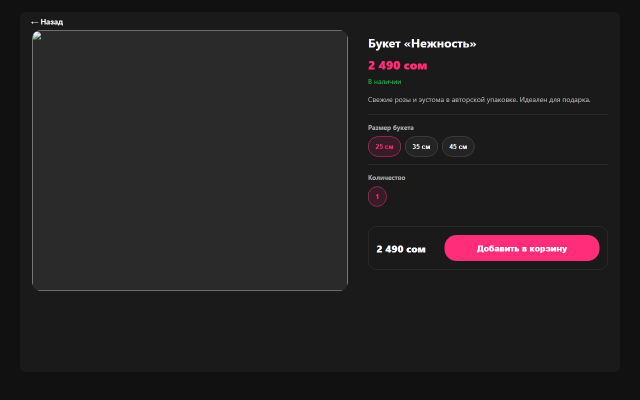
#> input picture assets/px-v2-desktop-qa.png, 1280 x 800 px, given in place of d6db79_images_image-34252b3a-a91a-47e1-b8fa-2089af4b777c.png, which was not available (shown at 1/2 size)
$ python buildBarsHeroBanner.py
#> lines starting #> are read from the running program, lines starting #| are printed output that depends on the picture; pictures that were not available may be replaced by others from this repository, and a replacement may not be noted
"""Build a sharp landscape BARS hero background (photo only, no baked text)."""
from __future__ import annotations

from pathlib import Path

from PIL import Image, ImageEnhance, ImageFilter

ROOT = Path(__file__).resolve().parents[1]
SRC = Path(
    r"C:\Users\zhyrg\.cursor\projects\c-Projects-miniapp\assets"
    r"\c__Users_zhyrg_AppData_Roaming_Cursor_User_workspaceStorage_32d2d5065dd90db95131fc470ed6db79"
    r"_images_image-34252b3a-a91a-47e1-b8fa-2089af4b777c.png"
)
OUT_ASSET = ROOT / "frontend" / "src" / "assets" / "bars-hero-banner.png"
OUT_PUBLIC = ROOT / "frontend" / "public" / "bars-hero-banner.png"
TARGET_SIZE = (1920, 840)


def _fix_top_right_icon(img: Image.Image) -> Image.Image:
    w, h = img.size
    out = img.copy()
    ref = img.crop((int(w * 0.72), int(h * 0.32), w, int(h * 0.48)))
    patch = ref.resize((w - int(w * 0.80), int(h * 0.14)), Image.Resampling.LANCZOS)
    mask = Image.new("L", patch.size, 255).filter(ImageFilter.GaussianBlur(radius=2))
    out.paste(patch, (int(w * 0.80), 0), mask)
    return out


def build() -> None:
    src = Image.open(SRC).convert("RGB")
#> src is the input picture: PIL image 1280x800 RGB; mean R, G, B 35, 31.7, 32.9
    sw, sh = src.size
#> sw = 1280; sh = 800

    upscale_h = 3200
    scale = upscale_h / sh
#> scale = 4
    up = src.resize((int(sw * scale), upscale_h), Image.Resampling.LANCZOS)
    up = _fix_top_right_icon(up)
#> in _fix_top_right_icon, `ref = img.crop((int(w * 0.72), int(h * 0.32), w, int(h * 0.48)))`:
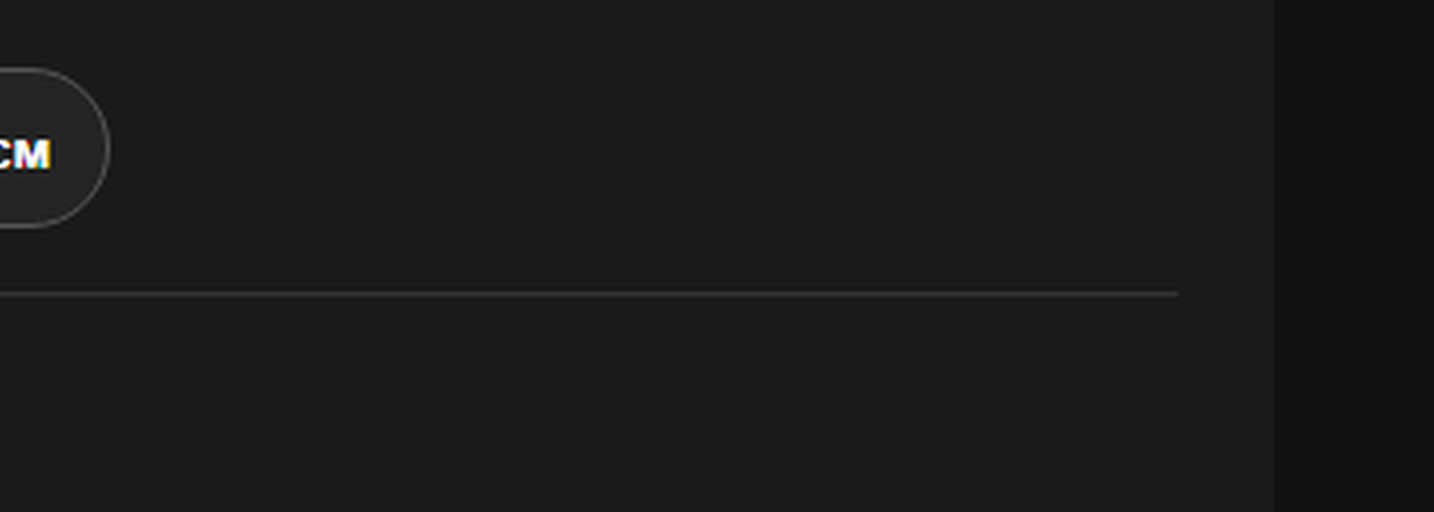
#> ref: PIL image 1434x512 RGB; mean R, G, B 25.7, 25.7, 25.7
#> in _fix_top_right_icon, `patch = ref.resize((w - int(w * 0.80), int(h * 0.14)), Image.Resamplin..`:
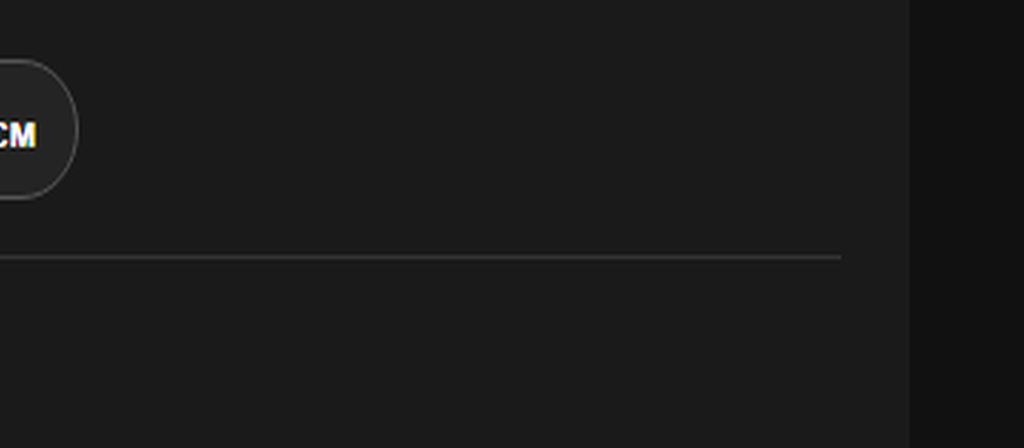
#> patch: PIL image 1024x448 RGB; mean R, G, B 25.7, 25.7, 25.7
#> in _fix_top_right_icon, `mask = Image.new("L", patch.size, 255).filter(ImageFilter.GaussianBlur..`: mask: PIL image 1024x448 L; every value is 255

    uw, uh = up.size
#> uw = 5120; uh = 3200
    # Model is on the left; drop the baked typography on the right.
    crop = up.crop((0, 0, int(uw * 0.74), uh))
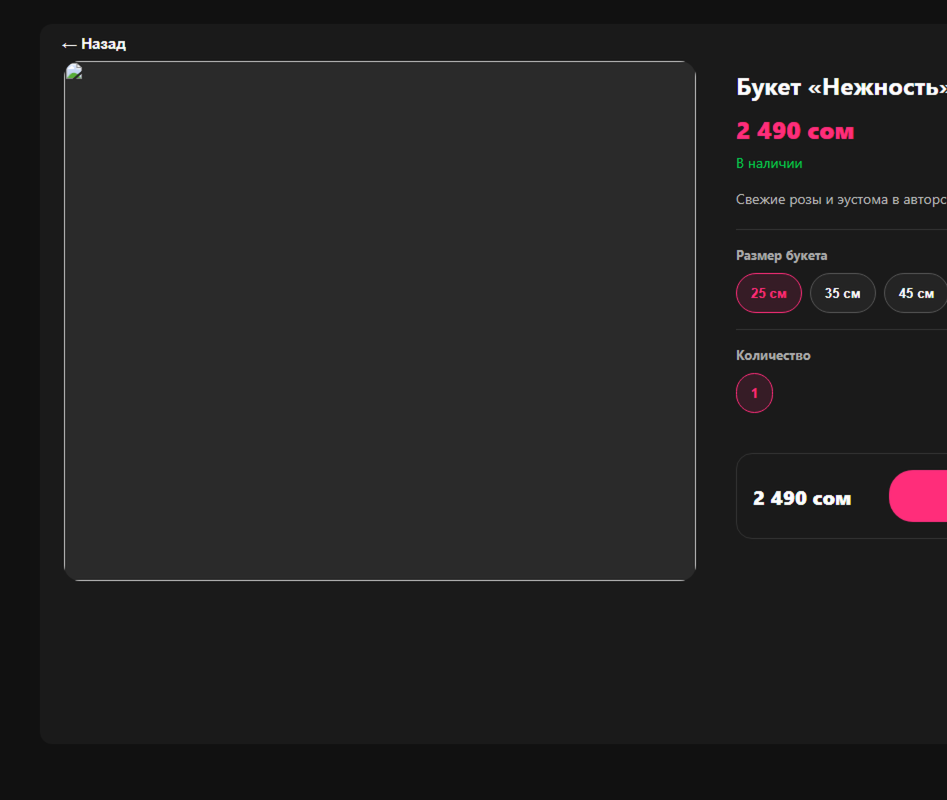
#> crop: PIL image 3788x3200 RGB (shown at 1/4 size); mean R, G, B 34.7, 33.5, 33.9

    banner = crop.resize(TARGET_SIZE, Image.Resampling.LANCZOS)
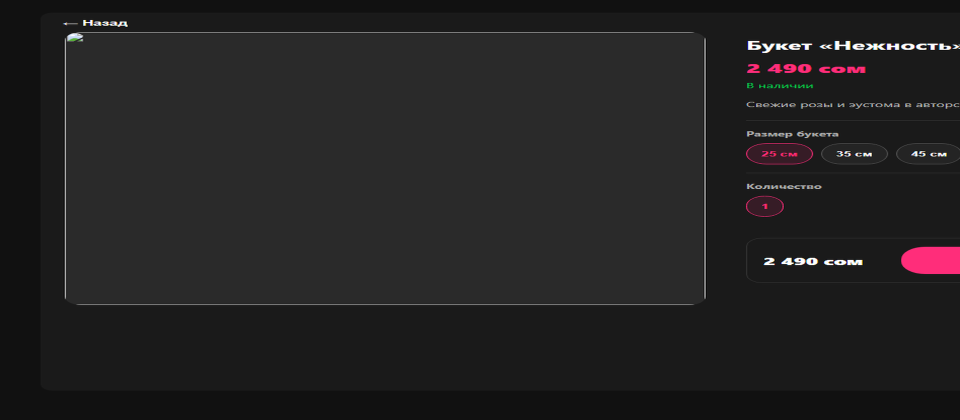
#> banner: PIL image 1920x840 RGB (shown at 1/2 size); mean R, G, B 34.7, 33.5, 33.9
    banner = banner.filter(ImageFilter.UnsharpMask(radius=1.0, percent=130, threshold=2))
    banner = ImageEnhance.Contrast(banner).enhance(1.04)
    banner = ImageEnhance.Sharpness(banner).enhance(1.08)

    OUT_ASSET.parent.mkdir(parents=True, exist_ok=True)
    banner.save(OUT_ASSET, format="PNG", optimize=True)
    banner.save(OUT_PUBLIC, format="PNG", optimize=True)


if __name__ == "__main__":
    build()

$ run again, on assets/px-v2-telegram-qa.png
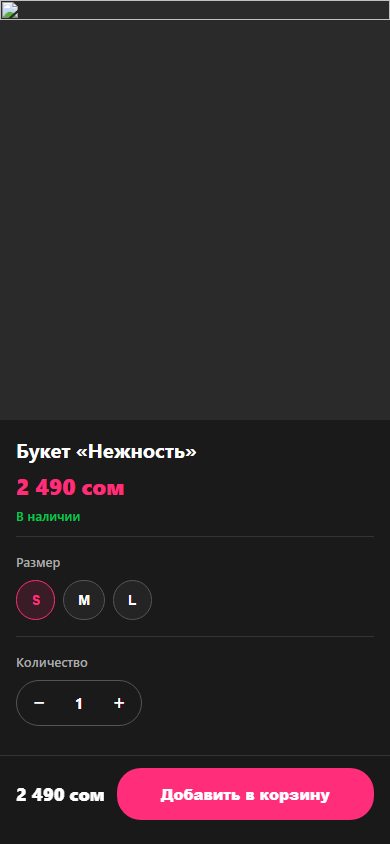
#> input picture assets/px-v2-telegram-qa.png, 390 x 844 px, given in place of d6db79_images_image-34252b3a-a91a-47e1-b8fa-2089af4b777c.png, which was not available
#> in build, src is the input picture: PIL image 390x844 RGB; mean R, G, B 45.8, 37.7, 40.6
#> ref: PIL image 414x512 RGB; every value is 42
#> patch: PIL image 296x448 RGB; every value is 42
#> mask: PIL image 296x448 L; every value is 255
#> in build, `crop = up.crop((0, 0, int(uw * 0.74), uh))`:
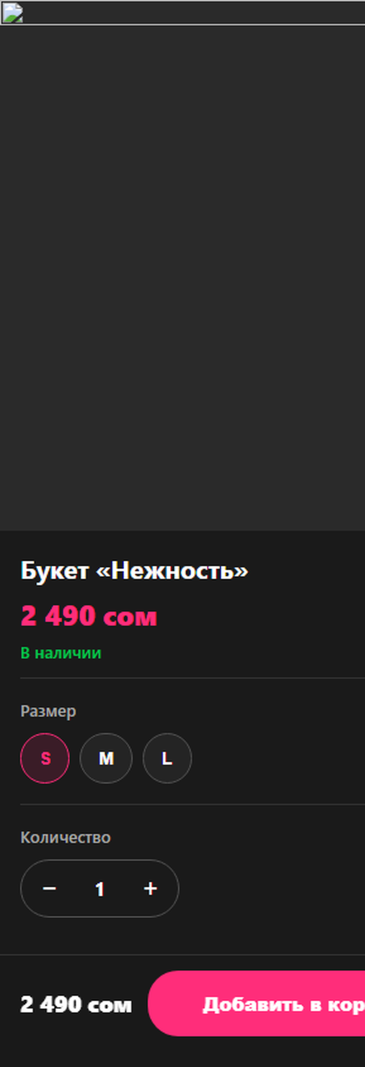
#> crop: PIL image 1093x3200 RGB (shown at 1/3 size); mean R, G, B 45.9, 38.2, 41
#> in build, `banner = crop.resize(TARGET_SIZE, Image.Resampling.LANCZOS)`:
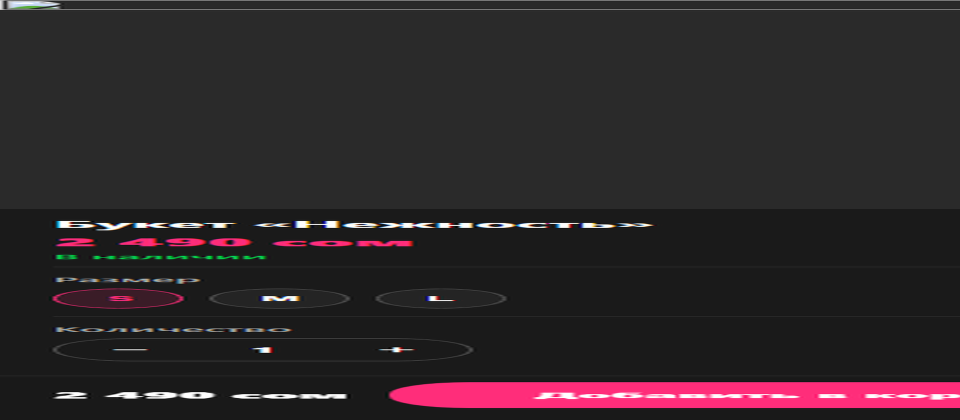
#> banner: PIL image 1920x840 RGB (shown at 1/2 size); mean R, G, B 45.8, 38.2, 41
